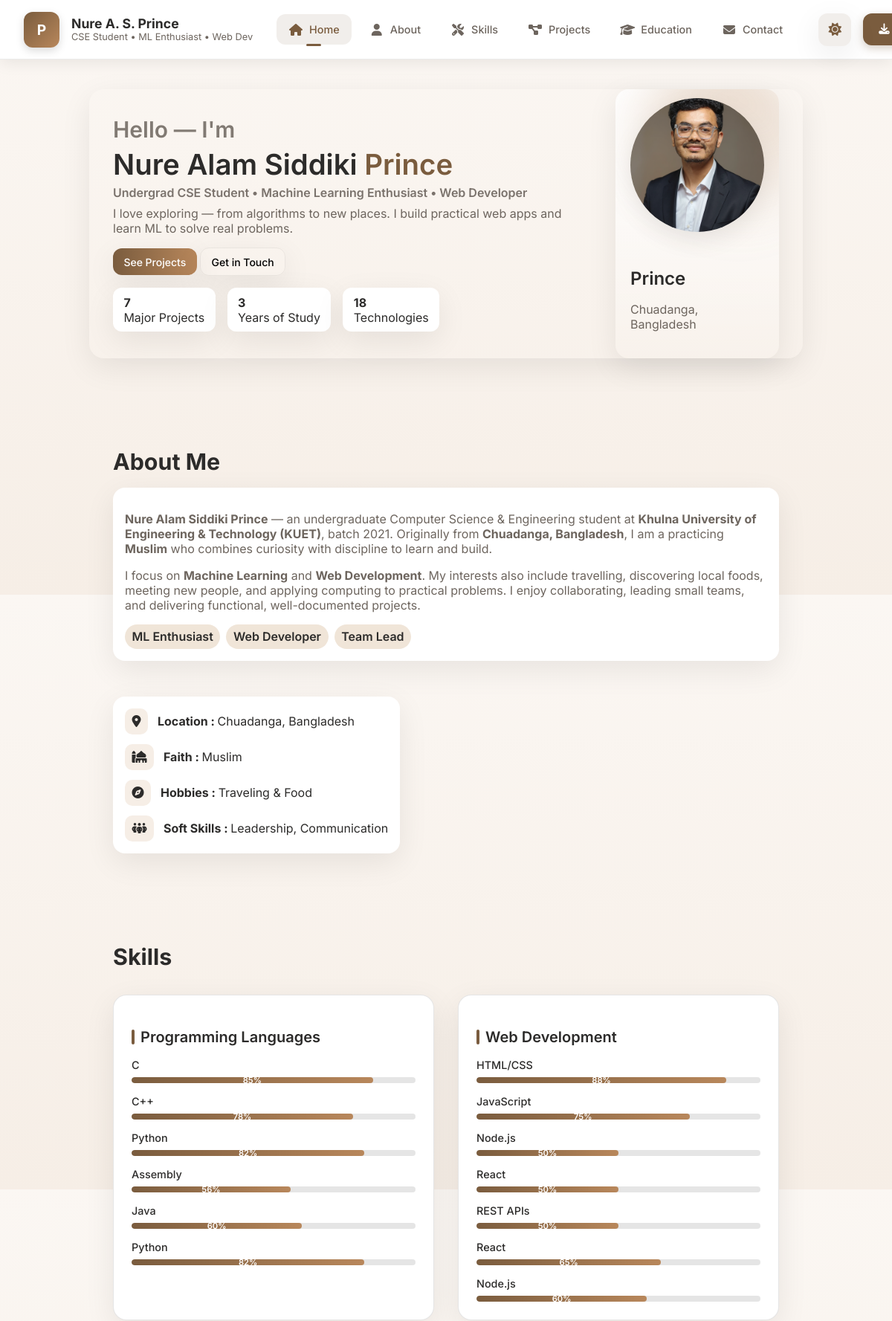
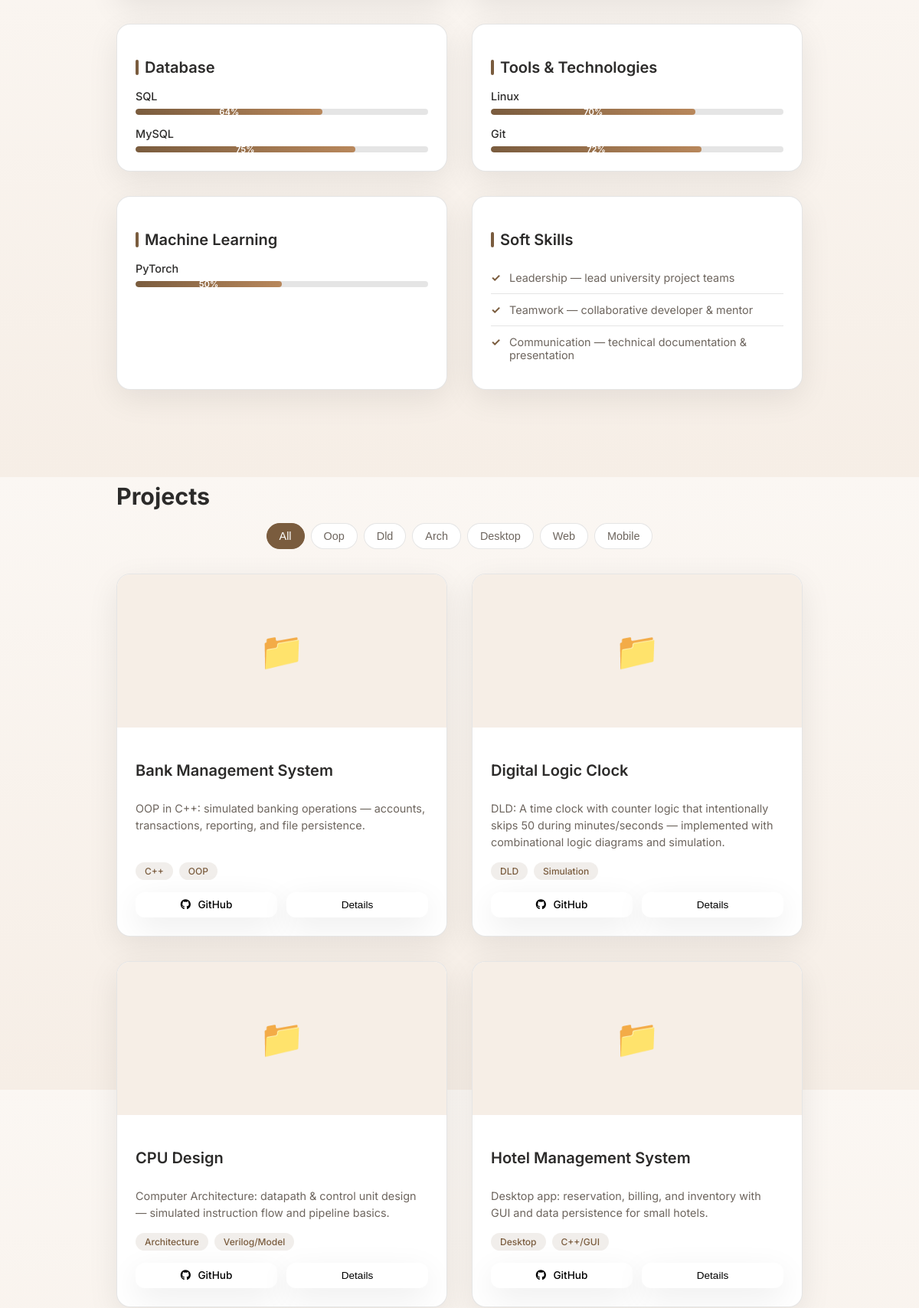
The page / (upper part) on the database its author committed (2 pictures, top to bottom).
### tables this page shows
CREATE TABLE IF NOT EXISTS `skills` (
  `id` INT UNSIGNED NOT NULL AUTO_INCREMENT PRIMARY KEY,
  `name` VARCHAR(128) NOT NULL,
  `category` VARCHAR(64) NOT NULL DEFAULT 'Other',
  `level` TINYINT UNSIGNED NOT NULL DEFAULT 0,
  `sort_order` INT DEFAULT 0,
  `created_at` TIMESTAMP NOT NULL DEFAULT CURRENT_TIMESTAMP
);

CREATE TABLE IF NOT EXISTS `projects` (
  `id` INT UNSIGNED NOT NULL AUTO_INCREMENT PRIMARY KEY,
  `title` VARCHAR(191) NOT NULL,
  `slug` VARCHAR(191) NOT NULL UNIQUE,
  `description` TEXT,
  `image` VARCHAR(255),
  `type` VARCHAR(64),
  `tags` VARCHAR(255),
  `github_url` VARCHAR(255),
  `created_at` TIMESTAMP NOT NULL DEFAULT CURRENT_TIMESTAMP,
  `updated_at` TIMESTAMP NULL DEFAULT NULL ON UPDATE CURRENT_TIMESTAMP
);

### index.php (the view, shortened to what this page needs)
<?php
require_once 'db.php';
$skills = [];
$res = $mysqli->query("SELECT * FROM skills ORDER BY sort_order");
if ($res) {
  while ($row = $res->fetch_assoc()) {
    $category = strtolower(str_replace(' ', '_', $row['category']));
    $skills[$category][] = $row;
  }
} else {
  $skills = [];
}
$projects = [];
$res = $mysqli->query("SELECT * FROM projects ORDER BY created_at DESC");
if ($res) {
  $projects = $res->fetch_all(MYSQLI_ASSOC);
}
?>
<!DOCTYPE html>
<html lang="en">
<head>
  <link rel="stylesheet" href="css/style.css">
  <link rel="stylesheet" href="css/navigation.css">
  <link rel="stylesheet" href="css/about.css">
  <link rel="stylesheet" href="css/skills.css">
  <link rel="stylesheet" href="css/projects.css">
  <link rel="stylesheet" href="css/education.css">
  <link rel="stylesheet" href="css/contact.css">
  <link rel="stylesheet" href="css/responsive.css">
</head>
<body data-theme="light">
    <nav class="navbar" id="navbar">
        <div class="nav-container">
            <div class="nav-brand">
                <div class="brand-avatar">P</div>
                <div class="brand-text">
                    <h1 class="brand-name">Nure A. S. <span class="surname">Prince</span></h1>
                    <p class="brand-role">CSE Student • ML Enthusiast • Web Dev</p>
                </div>
            </div>
            <div class="nav-menu" id="nav-menu">
                <a href="#home" class="nav-link active" data-link>
                    <i class="fa-solid fa-house"></i>
                    <span>Home</span>
                </a>
                <a href="#about" class="nav-link" data-link>
                    <i class="fa-solid fa-user"></i>
                    <span>About</span>
                </a>
                <a href="#skills" class="nav-link" data-link>
                    <i class="fa-solid fa-screwdriver-wrench"></i>
                    <span>Skills</span>
                </a>
                <a href="#projects" class="nav-link" data-link>
                    <i class="fa-solid fa-diagram-project"></i>
                    <span>Projects</span>
                </a>
                <a href="#education" class="nav-link" data-link>
                    <i class="fa-solid fa-graduation-cap"></i>
                    <span>Education</span>
                </a>
                <a href="#contact" class="nav-link" data-link>
                    <i class="fa-solid fa-envelope"></i>
                    <span>Contact</span>
                </a>
            </div>
            <div class="nav-actions">
                <button id="themeToggle" class="btn btn-theme" aria-pressed="false" title="Toggle theme">
                    <i class="fa-solid fa-sun theme-icon sun"></i>
                </button>
                <a class="btn btn-resume" href="assets/resume/Prince_Resume.pdf" download>
                    <i class="fa-solid fa-download"></i>
                </a>
            </div>
        </div>
    </nav>
    <main class="main-content" id="content">
      <section id="home" class="section hero reveal" tabindex="-1" aria-label="Home">
        <div class="hero-inner">
          <div class="left">
            <h2 class="hello">Hello — I'm</h2>
            <h1 class="title">Nure Alam Siddiki <span class="accent">Prince</span></h1>
            <p class="subtitle">Undergrad CSE Student • Machine Learning Enthusiast • Web Developer</p>
            <p class="tagline">I love exploring — from algorithms to new places. I build practical web apps and learn ML to solve real problems.</p>
            <div class="cta">
              <a href="#projects" class="btn primary">See Projects</a>
              <a href="#contact" class="btn ghost">Get in Touch</a>
            </div>
            <div class="quick-stats">
              <div class="stat"><strong><?php echo count($projects); ?></strong><span>Major Projects</span></div>
              <div class="stat"><strong>3</strong><span>Years of Study</span></div>
              <div class="stat"><strong><?php echo array_sum(array_map('count', $skills)); ?></strong><span>Technologies</span></div>
            </div>
          </div>
          <div class="right">
            <div class="profile-card" aria-hidden="true">
              <img src="assets/img/profile-placeholder.png" alt="Profile placeholder" />
              <div class="profile-info">
                <h3>Prince</h3>
                <p>Chuadanga, Bangladesh</p>
              </div>
            </div>
          </div>
        </div>
      </section>
      <section id="about" class="section reveal" aria-label="About">
        <h2 class="section-title">About Me</h2>
        <div class="about-grid">
          <div class="about-card">
            <p><strong>Nure Alam Siddiki Prince</strong> — an undergraduate Computer Science & Engineering student at <strong>Khulna University of Engineering & Technology (KUET)</strong>, batch 2021. Originally from <strong>Chuadanga, Bangladesh</strong>, I am a practicing <strong>Muslim</strong> who combines curiosity with discipline to learn and build.</p>
            <p>I focus on <strong>Machine Learning</strong> and <strong>Web Development</strong>. My interests also include travelling, discovering local foods, meeting new people, and applying computing to practical problems. I enjoy collaborating, leading small teams, and delivering functional, well-documented projects.</p>
            <div class="badges">
              <span class="badge">ML Enthusiast</span>
              <span class="badge">Web Developer</span>
              <span class="badge">Team Lead</span>
            </div>
          </div>
          <div class="about-highlights">
            <div class="highlight"><i class="fa-solid fa-location-dot"></i>
              <div><strong>Location : </strong><span>Chuadanga, Bangladesh</span></div>
            </div>
            <div class="highlight"><i class="fa-solid fa-mosque"></i>
              <div><strong>Faith : </strong><span>Muslim</span></div>
            </div>
            <div class="highlight"><i class="fa-solid fa-compass"></i>
              <div><strong>Hobbies : </strong><span>Traveling & Food</span></div>
            </div>
            <div class="highlight"><i class="fa-solid fa-people-group"></i>
              <div><strong>Soft Skills : </strong><span>Leadership, Communication</span></div>
            </div>
          </div>
        </div>
      </section>
      <section id="skills" class="section reveal" aria-label="Skills">
        <h2 class="section-title">Skills</h2>
        <div class="skills-grid">
          <?php
          $categoryTitles = [
            'programming' => 'Programming Languages',
            'web_development' => 'Web Development',
            'database' => 'Database',
            'tools' => 'Tools & Technologies',
            'machine_learning' => 'Machine Learning'
          ];
          foreach ($skills as $category => $categorySkills):
            $title = $categoryTitles[$category] ?? ucfirst(str_replace('_', ' ', $category));
          ?>
            <div class="skill-card">
              <h3><?php echo $title; ?></h3>
              <?php foreach ($categorySkills as $skill): ?>
                <div class="skill">
                  <label><?php echo htmlspecialchars($skill['name']); ?></label>
                  <div class="bar">
                    <div class="bar-fill" style="--p:<?php echo $skill['level']; ?>%;"><?php echo $skill['level']; ?>%</div>
                  </div>
                </div>
              <?php endforeach; ?>
            </div>
          <?php endforeach; ?>
          <div class="skill-card soft">
            <h3>Soft Skills</h3>
            <ul class="soft-list">
              <li>Leadership — lead university project teams</li>
              <li>Teamwork — collaborative developer & mentor</li>
              <li>Communication — technical documentation & presentation</li>
            </ul>
          </div>
        </div>
      </section>
      <section id="projects" class="section reveal" aria-label="Projects">
        <h2 class="section-title">Projects</h2>
        <div class="projects-controls">
          <div class="filters">
            <button class="filter active" data-filter="all">All</button>
            <?php
            $types = array_unique(array_column($projects, 'type'));
            foreach ($types as $type):
            ?>
              <button class="filter" data-filter="<?php echo htmlspecialchars($type); ?>"><?php echo ucfirst(htmlspecialchars($type)); ?></button>
            <?php endforeach; ?>
          </div>
        </div>
        <div class="projects-grid" id="projectsGrid">
          <?php foreach ($projects as $project): ?>
            <article class="project-card" data-type="<?php echo htmlspecialchars($project['type']); ?>">
              <div class="thumb">
                <?php if (!empty($project['image']) && file_exists('assets/img/projects/' . $project['image'])): ?>
                  <img src="assets/img/projects/<?php echo htmlspecialchars($project['image']); ?>" alt="<?php echo htmlspecialchars($project['title']); ?>">
                <?php elseif (!empty($project['image']) && file_exists('assets/img/' . $project['image'])): ?>
                  <img src="assets/img/<?php echo htmlspecialchars($project['image']); ?>" alt="<?php echo htmlspecialchars($project['title']); ?>">
                <?php else: ?>
                  <img src="" alt="<?php echo htmlspecialchars($project['title']); ?>" style="display: none;">
                <?php endif; ?>
              </div>
              <div class="project-content">
                <h3><?php echo htmlspecialchars($project['title']); ?></h3>
                <p><?php echo htmlspecialchars($project['description']); ?></p>
                <div class="project-meta">
                  <?php
                  $tagArray = explode(',', $project['tags'] ?? '');
                  foreach ($tagArray as $tag):
                    if (trim($tag)):
                  ?>
                      <span class="tag"><?php echo htmlspecialchars(trim($tag)); ?></span>
                  <?php
                    endif;
                  endforeach;
                  ?>
                </div>
                <div class="project-actions">
                  <?php if (!empty($project['github_url'])): ?>
                    <a class="btn small" href="<?php echo htmlspecialchars($project['github_url']); ?>" target="_blank" rel="noopener">
                      <i class="fa-brands fa-github"></i> GitHub
                    </a>
                  <?php endif; ?>
                  <button class="btn small outline" data-open="modal-<?php echo $project['slug']; ?>">Details</button>
                </div>
              </div>
            </article>
          <?php endforeach; ?>
        </div>
      </section>
    </main>
</body>
</html>

### css/style.css (style rules this page uses)
:root { --font-family: Inter, system-ui, -apple-system, "Segoe UI", Roboto, "Helvetica Neue", Arial; --space-1: 0.25rem; --space-2: 0.5rem; --space-3: 1rem; --space-4: 1.5rem; --space-5: 2rem; --space-6: 3rem; --radius-sm: 6px; --radius: 18px; --radius-lg: 24px; --radius-full: 9999px; --shadow: 0 12px 40px rgba(10,10,10,0.08); --shadow-sm: 0 2px 8px rgba(10,10,10,0.06); --accent-ease: cubic-bezier(.2,.9,.3,1); --glass: rgba(255,255,255,0.6); --glass-dark: rgba(8,18,30,0.5); --transition: 300ms var(--accent-ease); --focus: 0 0 0 6px rgba(122,92,62,0.08); --text-xs: 0.75rem; --text-sm: 0.875rem; --text-base: 1rem; --text-lg: 1.125rem; --text-xl: 1.25rem; --text-2xl: 1.5rem; --text-3xl: 1.875rem; --text-4xl: 2.25rem; font-family: var(--font-family); -webkit-font-smoothing: antialiased; }
body[data-theme="light"] { --bg: #FBF7F3; --bg-soft: #F6EEE6; --card: #FFFFFF; --text: #2C2B2A; --text-soft: #6D655E; --muted: #6D655E; --primary: #7A5C3E; --primary-soft: rgba(122,92,62,0.1); --accent: #B8875B; --border: rgba(0,0,0,0.1); --chip: #F0E5D8; --glass: rgba(122,92,62,0.06); --success: #28a745; --danger: #dc3545; }
.section { padding: var(--space-6) 0; }
.btn { color:black }
.btn { display: inline-flex; align-items: center; justify-content: center; padding: var(--space-2) var(--space-4); background: var(--primary); border: none; border-radius: var(--radius-sm); font-size: var(--text-sm); font-weight: 500; cursor: pointer; transition: var(--transition); }
h1, h2, h3, h4, h5, h6 { color: var(--text); font-weight: 600; line-height: 1.25; margin-bottom: var(--space-3); }
h1 { font-size: var(--text-4xl); }
h2 { font-size: var(--text-3xl); }
h3 { font-size: var(--text-2xl); }
p { color: var(--text-soft); margin-bottom: var(--space-3); }
a { color: var(--primary); text-decoration: none; transition: var(--transition); }
* { box-sizing: border-box; }
html, body { height: 100%; margin: 0; }
body { margin: 0; padding: 0; min-height: 100vh; background: linear-gradient(180deg, var(--bg), var(--bg-soft)); color: var(--text); transition: background var(--transition), color var(--transition); font-family: var(--font-family); }
.section { margin:2.5rem 0 }
.section { width: 80%; margin-left: 10%; margin-top: 10%; }
.section-title { font-size:1.9rem;margin-bottom:1rem;font-weight:700 }
.btn { display:inline-flex;align-items:center;gap:.6rem;padding:.6rem .9rem;border-radius:12px;border:1px solid transparent;background:var(--card);box-shadow:var(--shadow);cursor:pointer;transition:transform .18s var(--accent-ease), box-shadow .18s var(--accent-ease); }
.btn.small { padding:.45rem .6rem;font-size:.9rem }
.btn.primary { background:linear-gradient(90deg,var(--primary),var(--accent));color:var(--primary-contrast,white);border:none }
.btn.ghost { background:transparent;border:1px solid rgba(0,0,0,0.06) }
.hero { padding:2rem;border-radius:20px;box-shadow:var(--shadow);overflow:visible;position:relative;display:block }
.hero-inner { display:flex;gap:1.5rem;align-items:center }
.projects-grid, .skills-grid { display: grid; grid-template-columns: repeat(auto-fit, minmax(300px, 1fr)); gap: 1.5rem; width: 100%; }
.project-card, .skill-card { min-width: 0; width: 100%; }
.hello { margin:0;font-weight:600;opacity:.85;color:var(--muted) }
.title { font-size:2.4rem;margin:.25rem 0 }
.accent { color:var(--primary) }
.subtitle { margin:0;font-weight:600;opacity:.9 }
.tagline { color:var(--muted);margin-top:.5rem }
.profile-card { position:relative;border-radius:18px;padding:1.25rem;display:flex;align-items:center;flex-direction:column;gap:1rem;background:linear-gradient(180deg,var(--card),rgba(255,255,255,0.01));box-shadow:var(--shadow);overflow:hidden }
.profile-card img { width:180px;height:180px;border-radius:50%;object-fit:cover;transform:translateY(-8px);box-shadow:0 12px 30px rgba(0,0,0,0.08) }
.quick-stats { display:flex;gap:1rem;margin-top:1rem }
.stat { background:var(--card);padding:.6rem .9rem;border-radius:12px;box-shadow:var(--shadow);display:flex;flex-direction:column;align-items:flex-start }
.reveal { opacity: 0; transform: translateY(30px); transition: all 0.8s cubic-bezier(0.4, 0, 0.2, 1); }
.reveal.revealed { opacity: 1; transform: translateY(0); }
.reveal:nth-child(2) { transition-delay: 0.2s; }
.reveal:nth-child(3) { transition-delay: 0.3s; }
.reveal:nth-child(4) { transition-delay: 0.4s; }
.reveal:nth-child(5) { transition-delay: 0.5s; }

### rows shown on the page
skills: category "Programming Languages", name "Python", level "82"
skills: name "C", level "85"
skills: name "C++", level "78"
skills: name "Python", level "82"
skills: name "Assembly", level "56"
skills: name "Java", level "60"
skills: name "HTML/CSS", level "88"
skills: name "JavaScript", level "75"
skills: name "Node.js", level "50"
skills: name "React", level "50"
skills: name "REST APIs", level "50"
skills: name "React", level "65"
skills: name "Node.js", level "60"
skills: name "SQL", level "64"
skills: name "MySQL", level "75"
skills: name "Linux", level "70"
skills: name "Git", level "72"
skills: name "PyTorch", level "50"
projects: image (picture), title "Bank Management System", description "OOP in C++: simulated banking operations — accounts, transactions, reporting, and file persistence.", tags "C++", tags "OOP"
projects: image (picture), title "Digital Logic Clock", description "DLD: A time clock with counter logic that intentionally skips 50 during minutes/seconds — implemented with combinational logic diagrams and simulation.", tags "DLD", tags "Simulation"
projects: image (picture), title "CPU Design", description "Computer Architecture: datapath & control unit design — simulated instruction flow and pipeline basics.", tags "Architecture", tags "Verilog/Model"
projects: image (picture), title "Hotel Management System", description "Desktop app: reservation, billing, and inventory with GUI and data persistence for small hotels.", tags "Desktop", tags "C++/GUI"

### other values the page prints
count($projects) "7"
array_sum(array_map('count', $skills)) "18"
$title "Web Development"
$title "Database"
$title "Tools & Technologies"
$title "Machine Learning"
$type "Oop"
$type "Dld"
$type "Arch"
$type "Desktop"
$type "Web"
$type "Mobile"
